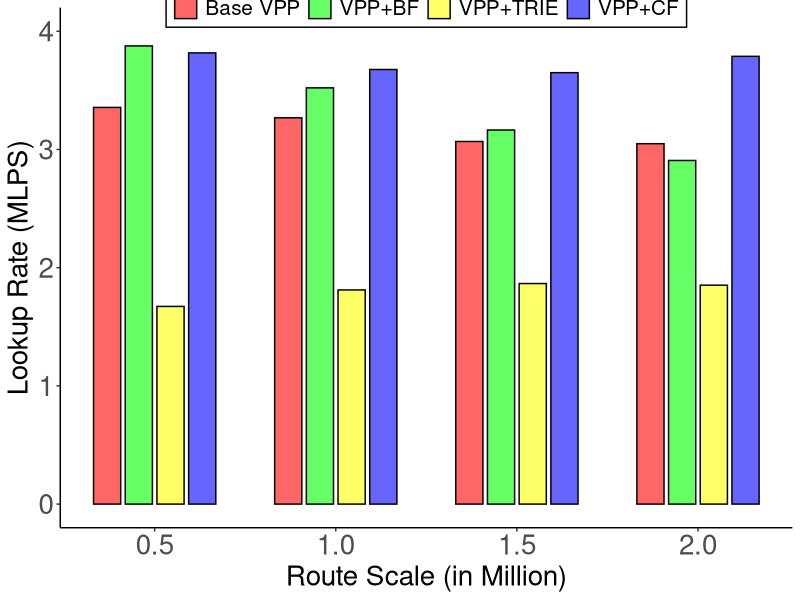

This chart was generated by the following R code:

library(reshape2)
library(ggplot2)
df<-data.frame(route=c(0.5,1,1.5,2),
               HASH=c(3.355704698,3.2679738562,3.0674846626,3.0487804878),
               BLOOM=c(3.8759689922,3.5211267606,3.164556962,2.9069767442),
               TRIE=c(1.6722408027,1.8115942029,1.8656716418,1.8518518519),
               CUCKOO=c(3.8167938931,3.6764705882,3.6496350365,3.7878787879))
data.m <- melt(df,id.vars = 'route')
color<-c("#FF6666","#66FF66","#FFFF66","#6666FF")
ggplot(data.m, aes(route, value)) + 
  geom_bar(aes(fill = variable), colour="black",
   width = 0.3, position = position_dodge(width=0.35), stat="identity") +  

  scale_fill_manual( values=color,labels=c("Base VPP", "VPP+BF", "VPP+TRIE","VPP+CF")) +
  theme_bw() + 
 theme(legend.title = element_blank(),
         legend.text=element_text(size=15),panel.grid.major = element_blank(), 
         legend.position=c(0.5, 1),
         legend.direction = "horizontal", 
         legend.box = "horizontal",
         legend.background = element_rect(colour = "black"),
         panel.grid.minor = element_blank(),
         panel.border = element_blank(),
         panel.background = element_blank(), axis.line = element_line(colour = "black"),
         axis.text=element_text(size=20),
         axis.title.y=element_text(size = 20),axis.title.x=element_text(size = 20)) + 
  xlab("Route Scale (in Million)")+
  ylab("Lookup Rate (MLPS)")+
  #xlim(0, 2.5) +
  ylim(0, 4) 
  
